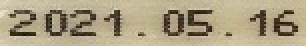
#> input picture ml/data/Hack_data/img_00002.jpg, 153 x 23 px (shown 2 times larger); its folder holds only this picture in this run
$ python -i ocr_engine.py   (imports and definitions only)   (older library calls are emulated)
#> lines starting #> are read from the running program, lines starting #| are printed output that depends on the picture
import cv2
import numpy as np
from PIL import Image
import pytesseract
import logging
from typing import Dict, Any, List, Tuple, Optional
import os
import re

logger = logging.getLogger(__name__)

if os.path.exists("/opt/homebrew/bin/tesseract"):
    pytesseract.pytesseract.tesseract_cmd = "/opt/homebrew/bin/tesseract"

class OCREngine:
    """
    Advanced Industrial Packaging OCR Engine.
    Employs Morphological Region Proposals, Multi-Scale Contrast Enhancement,
    and Dot-Matrix / Thermal Inkjet Reconstruction to accurately locate
    and extract dates and text from complex commercial packaging.
    """

    def __init__(self):
        self.tesseract_available = self._check_tesseract()

    def _check_tesseract(self) -> bool:
        try:
            pytesseract.get_tesseract_version()
#> (this line was passed over: pytesseract is not available in this run)
            return True
        except Exception as e:
            logger.warning(f"Tesseract check failed: {e}")
            return False

    # [124 lines left out: functions generate_candidate_regions, _non_max_suppression_boxes, preprocess_crop_for_dates, clean_ocr_typos, not called in this run]

    def extract_text_and_boxes(self, image_input) -> Dict[str, Any]:
        """
        Full dynamic extraction pipeline combining global OCR and localized candidate region proposals.
        """
#> called with image_input = '../../ml/data/Hack_data/img_00002.jpg'
        if isinstance(image_input, Image.Image):
            pil_img = image_input.convert('RGB')
            cv_img = cv2.cvtColor(np.array(pil_img), cv2.COLOR_RGB2BGR)
        elif isinstance(image_input, np.ndarray):
            cv_img = image_input
            rgb_arr = cv2.cvtColor(cv_img, cv2.COLOR_BGR2RGB)
            pil_img = Image.fromarray(rgb_arr)
        elif isinstance(image_input, str):
            cv_img = cv2.imread(image_input)
#> cv_img is the input picture: shape (23, 153, 3); mean B, G, R 130.7, 159.7, 172
            if cv_img is None:
                raise ValueError(f"Failed to read image at {image_input}")
            rgb_arr = cv2.cvtColor(cv_img, cv2.COLOR_BGR2RGB)
            pil_img = Image.fromarray(rgb_arr)
        else:
            raise TypeError("Unsupported image input type")

        h, w = cv_img.shape[:2]
#> h = 23; w = 153
        extracted_tokens: List[Dict[str, Any]] = []
        full_text_lines: List[str] = []

        if not self.tesseract_available:
            return {
                "full_text": "",
                "lines": [],
                "tokens": [],
                "image_dimensions": {"width": w, "height": h}
            }

        # 1. Global Full-Image Pass (for large typography, brand, ingredient list)
        gray = cv2.cvtColor(cv_img, cv2.COLOR_BGR2GRAY)
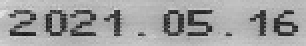
#> gray: shape (23, 153) (shown 2 times larger); min 13, max 229, mean 160.1
        clahe = cv2.createCLAHE(clipLimit=2.5, tileGridSize=(8, 8)).apply(gray)
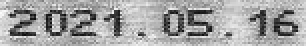
#> clahe: shape (23, 153) (shown 2 times larger); min 8, max 251, mean 163
        try:
#> (the run stopped early here; a loop or call above may not have finished)

$ run again, on ml/data/Hack_data/img_00004.jpg
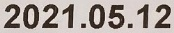
#> input picture ml/data/Hack_data/img_00004.jpg, 174 x 33 px
#> in extract_text_and_boxes, cv_img is the input picture: shape (33, 174, 3); mean B, G, R 158.7, 163.8, 173.5
#> in extract_text_and_boxes, `clahe = cv2.createCLAHE(clipLimit=2.5, tileGridSize=(8, 8)).apply(gray)`:
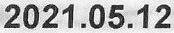
#> clahe: shape (33, 174); min 6, max 255, mean 179.6

$ run again, on ml/data/Hack_data/img_00009.jpg
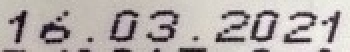
#> input picture ml/data/Hack_data/img_00009.jpg, 175 x 26 px (shown 2 times larger)
#> in extract_text_and_boxes, cv_img is the input picture: shape (26, 175, 3); mean B, G, R 171.2, 173.8, 181
#> in extract_text_and_boxes, `clahe = cv2.createCLAHE(clipLimit=2.5, tileGridSize=(8, 8)).apply(gray)`:
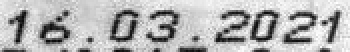
#> clahe: shape (26, 175) (shown 2 times larger); min 6, max 255, mean 179.4

$ run again, on ml/data/Hack_data/img_00025.jpg
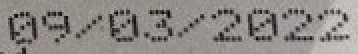
#> input picture ml/data/Hack_data/img_00025.jpg, 179 x 27 px (shown 2 times larger)
#> in extract_text_and_boxes, cv_img is the input picture: shape (27, 179, 3); mean B, G, R 133.4, 137, 141.8
#> in extract_text_and_boxes, `clahe = cv2.createCLAHE(clipLimit=2.5, tileGridSize=(8, 8)).apply(gray)`:
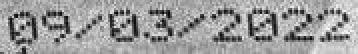
#> clahe: shape (27, 179) (shown 2 times larger); min 6, max 248, mean 155.7
